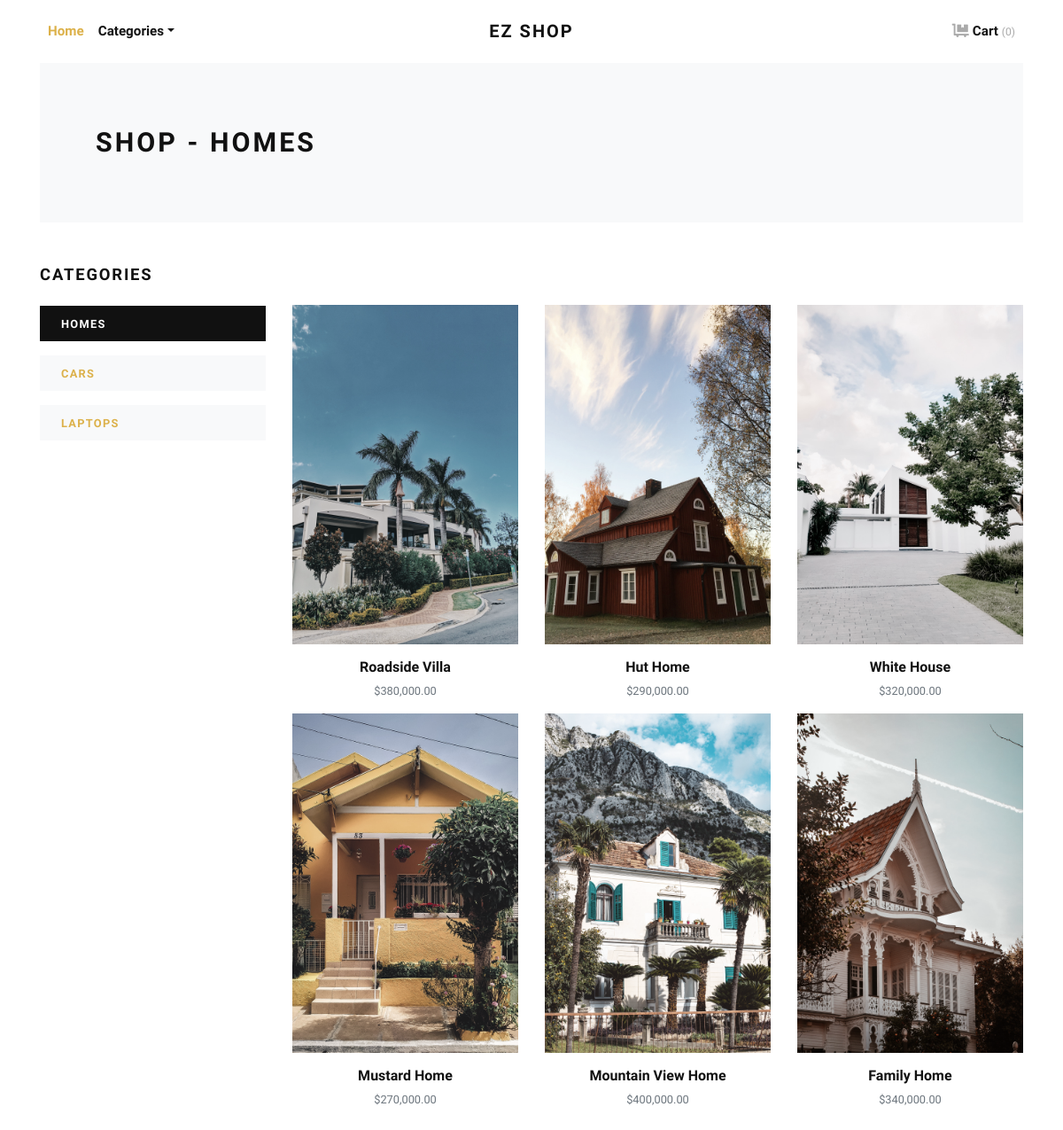
Screenshot of /homes/ with the database file from the repository.
### estore/models.py (models this page shows, shortened)
class Category(models.Model):
    title = models.CharField(max_length=50, verbose_name="Category Title")
    url_slug = models.SlugField(max_length=55, verbose_name="Category URL Slug")
    category_image = models.ImageField(upload_to='category', blank=True, null=True, verbose_name="Category Image")
    created_at = models.DateTimeField(auto_now_add=True, verbose_name="Created Date")
    class Meta:
        verbose_name_plural = 'Categories'
        ordering = ('-created_at', )

class Product(models.Model):
    title = models.CharField(max_length=150, verbose_name="Product Title")
    product_image = models.ImageField(upload_to='product', blank=True, null=True, verbose_name="Product Image")
    price = models.DecimalField(max_digits=8, decimal_places=2)
    category = models.ForeignKey(Category, verbose_name="Product Categoy", on_delete=models.CASCADE)
    created_at = models.DateTimeField(auto_now_add=True, verbose_name="Created Date")
    class Meta:
        verbose_name_plural = 'Products'
        ordering = ('-created_at', )

### estore/views.py (the view)
# urls.py: path('<slug:url_slug>/', views.category_products, name="category-products")
def category_products(request, url_slug):
    category = get_object_or_404(Category, url_slug=url_slug)
    products = Product.objects.filter(category=category)
    categories = Category.objects.all()
    context = {
        'category': category,
        'products': products,
        'categories': categories,
    }
    return render(request, 'estore/category_products.html', context)

### estore/context_helper.py (called while the page is built)
def store_menu(request):
    categories = Category.objects.filter()
    context = {
        'categories_menu': categories,
    }
    return context

def cart_menu(request):
    cart_items = Cart.objects.all()
    context = { 'cart_items': cart_items }
    return context

### estore/templates/estore/category_products.html (shortened to what this page needs)
{% extends 'estore/base.html' %}
{% load static %}
{% load humanize %}
{% block content %}
<div class="container">
  <section class="py-5 bg-light">
    <div class="container">
      <div class="row px-4 px-lg-5 py-lg-4 align-items-center">
        <div class="col-lg-6">
          <h1 class="h2 text-uppercase mb-0">Shop - {{category.title}}</h1>
        </div>
      </div>
    </div>
  </section>
  <section class="py-5">
    <div class="container p-0">
      <div class="row">
        <div class="col-lg-3 order-2 order-lg-1">
          <h5 class="text-uppercase mb-4">Categories</h5>
          {% if categories %}
          {% for cat in categories %}
          <a href="{% url 'estore:category-products' cat.url_slug %}">
            <div class="py-2 px-4 {% if category == cat %}bg-dark text-white {% else %}bg-light{% endif %} mb-3">
              <strong class="small text-uppercase font-weight-bold">{{cat.title}}</strong>
            </div>
          </a>
          {% endfor %}
          {% endif %}
        </div>
        <div class="col-lg-9 order-1 order-lg-2 mb-5 mb-lg-0">
          <div class="row" style="margin-top: 45px;">
            {% if products %}
            {% for product in products %}
            <div class="col-lg-4 col-sm-6">
              <div class="product text-center">
                <div class="mb-3 position-relative">
                  <img class="img-fluid w-100" src="{{product.product_image.url}}" alt="{{product.title}}">
                </div>
                <h6>{{product.title}}</h6>
                <p class="small text-muted">${{product.price|intcomma}}</p>
              </div>
            </div>
            {% endfor %}
            {% endif %}
          </div>
        </div>
      </div>
    </div>
  </section>
</div>
{% endblock content %}

### static/css/style.default.css (style rules this page uses)
strong { font-weight: 700; }
.product img { -webkit-filter: grayscale(40%); filter: grayscale(40%); transition: all 0.3s; }
.text-uppercase { text-transform: uppercase; letter-spacing: 0.1em; }
body { font-family: "Libre Franklin", sans-serif; font-size: 1rem; font-weight: 400; line-height: 1.5; color: #111111; background-color: #fff; }
a { color: #dcb14a; text-decoration: none; }
h1, h2, h3, h4, h5, h6, .h1, .h2, .h3, .h4, .h5, .h6 { margin-bottom: 0.5rem; font-family: inherit; font-weight: 900; line-height: 1.2; color: inherit; }
h1, .h1 { font-size: 2.2rem; }
h2, .h2 { font-size: 1.9rem; }
h5, .h5 { font-size: 1.15rem; }
h6, .h6 { font-size: 1rem; }
small, .small { font-size: 80%; font-weight: 400; }
.bg-light { background-color: #f8f9fa !important; }
.bg-dark { background-color: #111111 !important; }

### rows the page displays
Category: title "HOMES"
Category: title "CARS"
Category: title "LAPTOPS"
Product: product_image (picture), title "Roadside Villa", price "380,000.00"
Product: product_image (picture), title "Hut Home", price "290,000.00"
Product: product_image (picture), title "White House", price "320,000.00"
Product: product_image (picture), title "Mustard Home", price "270,000.00"
Product: product_image (picture), title "Mountain View Home", price "400,000.00"
Product: product_image (picture), title "Family Home", price "340,000.00"

### other values shown
{{ cart_items.count }} "0"
